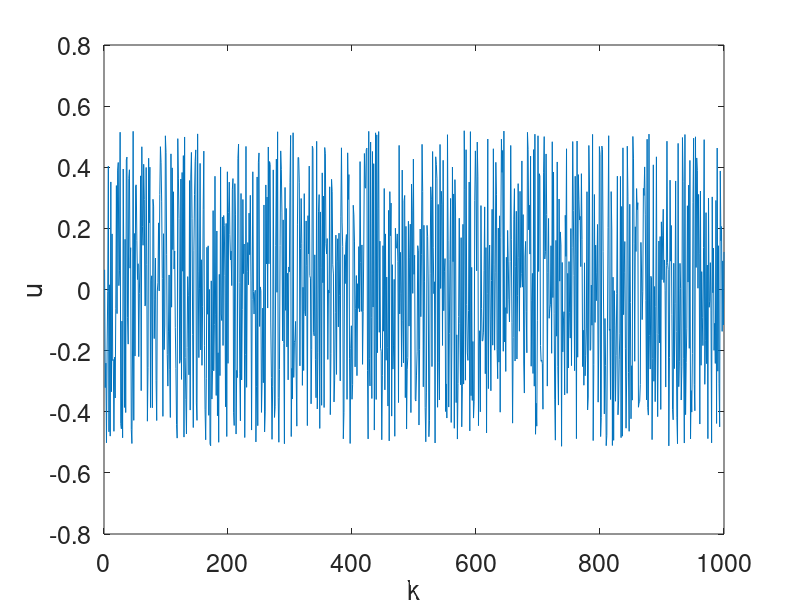
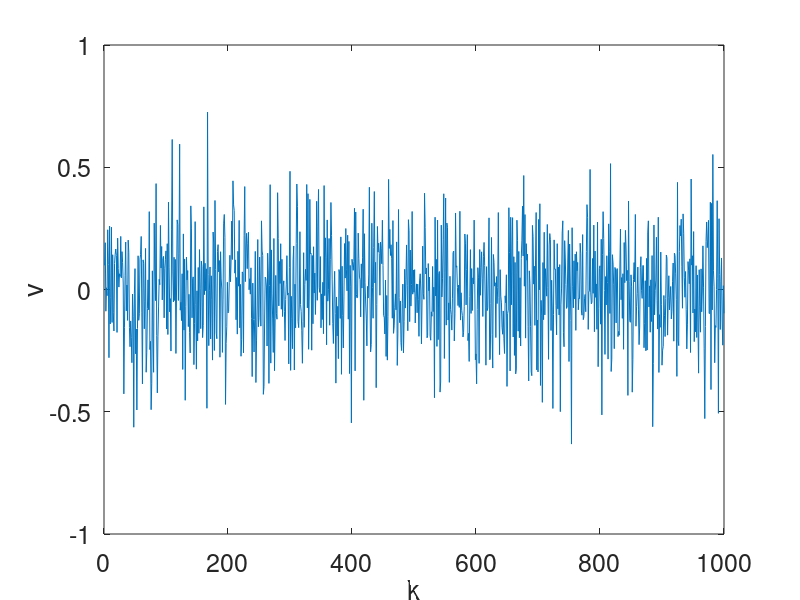
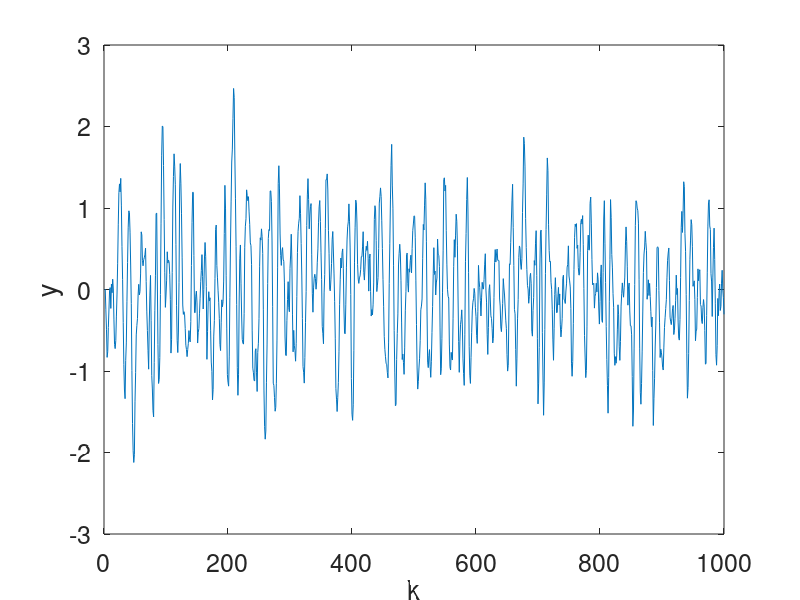
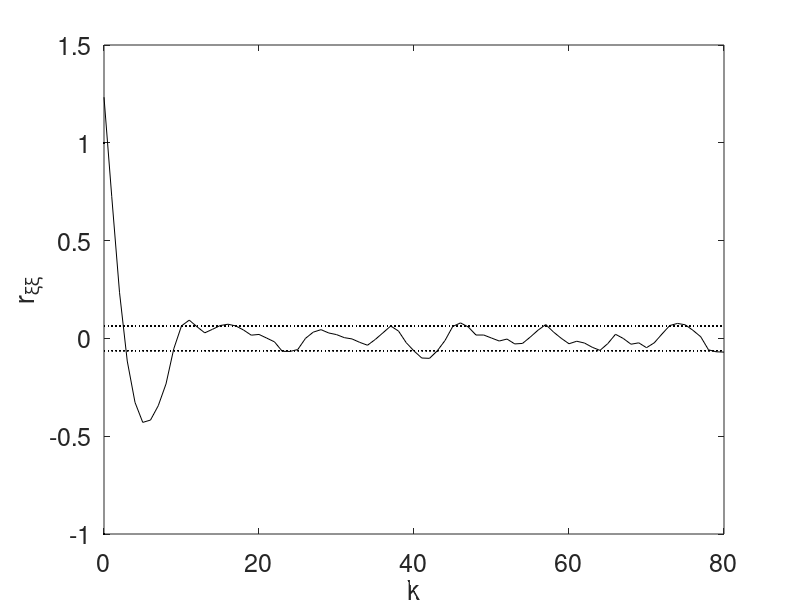

Write MATLAB code to recreate these figures, in order.
close all;
clear all;
clc;

n = 1000;
t2 = 1:1:n; % time vector

% input
u = rand(1,n);
u = u - mean(u);
u = u/std(u);
u = u * 0.3;

nu = randn(1,n);
nu = nu - mean(nu);
nu = nu/std(nu) * 0.2;

y = [0 0];
for k = 3:n
    y(k) = 1.5 * y(k - 1) - 0.7 * y(k-2) + 0.5 * u(k-1) + nu(k);
end

figure(1)
plot(t2,u);
set(gca,'FontSize',18)
xlabel('k')
ylabel('u');

figure(2)
plot(t2,nu);
set(gca,'FontSize',18)
xlabel('k')
ylabel('\nu');

figure(3)
plot(t2,y);
set(gca,'FontSize',18)
xlabel('k')
ylabel('y');

Y = y(2:n)';
Psi = [y(1:n-1)' u(1:n-1)'];
teta = pinv(Psi)*Y;
xi = Y - Psi*teta;

m = mean(xi);
m2 = mean(u);
lag = 80;
c1 = xi;
l=ones(lag+1)*1.96/sqrt(length(c1)); 
t = 0:1:lag;
for tau = 0:lag
    rxixi(tau+1) = 0;
    ruxi(tau+1) = 0;
    for k = tau+1:n-1
        rxixi(tau+1) = rxixi(tau+1) + (xi(k) - m) * (xi(k-tau) - m);
        ruxi(tau+1) = ruxi(tau+1) + (u(k) - m2) * (xi(k-tau) - m);
    end
end

rxixi = rxixi/lag;
ruxi = ruxi/lag;

figure(4)
plot(t,rxixi,'k-',t,l,'k:',t,-l,'k:',0,1,'k.',0,-1,'k.'); 
set(gca,'FontSize',18)
xlabel('k');
ylabel('r_{\xi\xi}');

figure(5)
plot(t,ruxi,'k-',t,l,'k:',t,-l,'k:',0,1,'k.',0,-1,'k.'); 
set(gca,'FontSize',18)
xlabel('k');
ylabel('r_{u\xi}');

Y = y(3:n)';
Psi = [y(2:n-1)' u(2:n-1)' y(1:n-2)'];
teta2 = pinv(Psi)*Y;
xi = Y - Psi*teta2;

m = mean(xi);
m2 = mean(u);
lag = 80;
c1 = xi;
l=ones(lag+1)*1.96/sqrt(length(c1)); 
t = 0:1:lag;
for tau = 0:lag
    rxixi(tau+1) = 0;
    ruxi(tau+1) = 0;
    for k = tau+1:n-2
        rxixi(tau+1) = rxixi(tau+1) + (xi(k) - m) * (xi(k-tau) - m);
        ruxi(tau+1) = ruxi(tau+1) + (u(k) - m2) * (xi(k-tau) - m);
    end
end

figure(6)
plot(t,rxixi,'k-',t,l,'k:',t,-l,'k:',0,1,'k.',0,-1,'k.'); 
set(gca,'FontSize',18)
xlabel('k');
ylabel('r_{\xi\xi}');

figure(7)
plot(t,ruxi,'k-',t,l,'k:',t,-l,'k:',0,1,'k.',0,-1,'k.'); 
set(gca,'FontSize',18)
xlabel('k');
ylabel('r_{u\xi}');